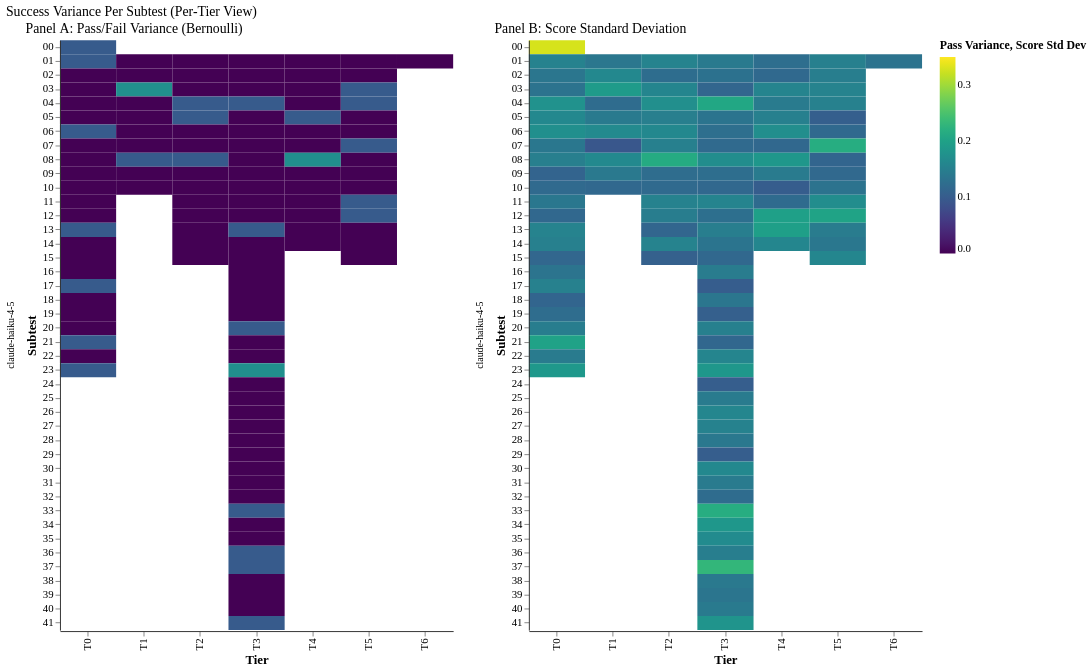

Express this chart as Vega-Lite.
### Vega-Lite specification from a JSON file in a GitHub repository (floating-point values rounded to 4 significant figures)
{"config": {"font": "serif", "axis": {"labelFontSize": 11, "titleFontSize": 13, "gridColor": "#e0e0e0", "domainColor": "#333333"}, "legend": {"labelFontSize": 11, "titleFontSize": 12}, "title": {"fontSize": 14, "anchor": "start", "fontWeight": "normal"}, "view": {"stroke": null, "continuousWidth": 400, "continuousHeight": 300}, "mark": {"tooltip": true}}, "hconcat": [{"facet": {"row": {"field": "agent_model", "title": null, "type": "nominal"}}, "spec": {"mark": {"type": "rect"}, "encoding": {"color": {"field": "pass_variance", "scale": {"domain": [0, 0.25], "scheme": "viridis"}, "title": "Pass Variance", "type": "quantitative"}, "tooltip": [{"field": "tier", "title": "Tier", "type": "ordinal"}, {"field": "subtest", "title": "Subtest", "type": "ordinal"}, {"field": "pass_variance", "format": ".3f", "title": "Pass Variance", "type": "quantitative"}, {"field": "n_runs", "title": "Runs", "type": "quantitative"}], "x": {"field": "tier", "sort": ["T0", "T1", "T2", "T3", "T4", "T5", "T6"], "title": "Tier", "type": "ordinal"}, "y": {"field": "subtest", "sort": "ascending", "title": "Subtest", "type": "ordinal"}}, "height": 600, "title": "Panel A: Pass/Fail Variance (Bernoulli)", "width": 400}, "resolve": {"scale": {"y": "independent"}}}, {"facet": {"row": {"field": "agent_model", "title": null, "type": "nominal"}}, "spec": {"mark": {"type": "rect"}, "encoding": {"color": {"field": "score_std", "scale": {"domain": [0, 0.35], "scheme": "plasma"}, "title": "Score Std Dev", "type": "quantitative"}, "tooltip": [{"field": "tier", "title": "Tier", "type": "ordinal"}, {"field": "subtest", "title": "Subtest", "type": "ordinal"}, {"field": "score_std", "format": ".3f", "title": "Score Std Dev", "type": "quantitative"}, {"field": "n_runs", "title": "Runs", "type": "quantitative"}], "x": {"field": "tier", "sort": ["T0", "T1", "T2", "T3", "T4", "T5", "T6"], "title": "Tier", "type": "ordinal"}, "y": {"field": "subtest", "sort": "ascending", "title": "Subtest", "type": "ordinal"}}, "height": 600, "title": "Panel B: Score Standard Deviation", "width": 400}, "resolve": {"scale": {"y": "independent"}}}], "data": {"name": "data-2ca4dbc567bd3077c1ef25bf58e6dee3"}, "title": "Success Variance Per Subtest (Per-Tier View)", "$schema": "https://vega.github.io/schema/vega-lite/v6.1.0.json", "datasets": {"data-2ca4dbc567bd3077c1ef25bf58e6dee3": [{"agent_model": "claude-haiku-4-5", "tier": "T0", "subtest": "00", "pass_variance": 0.09877, "score_std": 0.3288, "n_runs": 9}, {"agent_model": "claude-haiku-4-5", "tier": "T0", "subtest": "01", "pass_variance": 0.09877, "score_std": 0.1537, "n_runs": 9}, {"agent_model": "claude-haiku-4-5", "tier": "T0", "subtest": "02", "pass_variance": 0.0, "score_std": 0.1371, "n_runs": 9}, {"agent_model": "claude-haiku-4-5", "tier": "T0", "subtest": "03", "pass_variance": 0.0, "score_std": 0.1329, "n_runs": 9}, {"agent_model": "claude-haiku-4-5", "tier": "T0", "subtest": "04", "pass_variance": 0.0, "score_std": 0.1762, "n_runs": 9}, {"agent_model": "claude-haiku-4-5", "tier": "T0", "subtest": "05", "pass_variance": 0.0, "score_std": 0.1627, "n_runs": 9}, {"agent_model": "claude-haiku-4-5", "tier": "T0", "subtest": "06", "pass_variance": 0.09877, "score_std": 0.1728, "n_runs": 9}, {"agent_model": "claude-haiku-4-5", "tier": "T0", "subtest": "07", "pass_variance": 0.0, "score_std": 0.1381, "n_runs": 9}, {"agent_model": "claude-haiku-4-5", "tier": "T0", "subtest": "08", "pass_variance": 0.0, "score_std": 0.1492, "n_runs": 9}, {"agent_model": "claude-haiku-4-5", "tier": "T0", "subtest": "09", "pass_variance": 0.0, "score_std": 0.1111, "n_runs": 9}, {"agent_model": "claude-haiku-4-5", "tier": "T0", "subtest": "10", "pass_variance": 0.0, "score_std": 0.1197, "n_runs": 9}, {"agent_model": "claude-haiku-4-5", "tier": "T0", "subtest": "11", "pass_variance": 0.0, "score_std": 0.1393, "n_runs": 9}, {"agent_model": "claude-haiku-4-5", "tier": "T0", "subtest": "12", "pass_variance": 0.0, "score_std": 0.1173, "n_runs": 9}, {"agent_model": "claude-haiku-4-5", "tier": "T0", "subtest": "13", "pass_variance": 0.09877, "score_std": 0.1556, "n_runs": 9}, {"agent_model": "claude-haiku-4-5", "tier": "T0", "subtest": "14", "pass_variance": 0.0, "score_std": 0.1507, "n_runs": 9}, {"agent_model": "claude-haiku-4-5", "tier": "T0", "subtest": "15", "pass_variance": 0.0, "score_std": 0.115, "n_runs": 9}, {"agent_model": "claude-haiku-4-5", "tier": "T0", "subtest": "16", "pass_variance": 0.0, "score_std": 0.134, "n_runs": 9}, {"agent_model": "claude-haiku-4-5", "tier": "T0", "subtest": "17", "pass_variance": 0.09877, "score_std": 0.1518, "n_runs": 9}, {"agent_model": "claude-haiku-4-5", "tier": "T0", "subtest": "18", "pass_variance": 0.0, "score_std": 0.1124, "n_runs": 9}, {"agent_model": "claude-haiku-4-5", "tier": "T0", "subtest": "19", "pass_variance": 0.0, "score_std": 0.1238, "n_runs": 9}, {"agent_model": "claude-haiku-4-5", "tier": "T0", "subtest": "20", "pass_variance": 0.0, "score_std": 0.1468, "n_runs": 9}, {"agent_model": "claude-haiku-4-5", "tier": "T0", "subtest": "21", "pass_variance": 0.09877, "score_std": 0.2007, "n_runs": 9}, {"agent_model": "claude-haiku-4-5", "tier": "T0", "subtest": "22", "pass_variance": 0.0, "score_std": 0.144, "n_runs": 9}, {"agent_model": "claude-haiku-4-5", "tier": "T0", "subtest": "23", "pass_variance": 0.09877, "score_std": 0.1873, "n_runs": 9}, {"agent_model": "claude-haiku-4-5", "tier": "T1", "subtest": "01", "pass_variance": 0.0, "score_std": 0.1379, "n_runs": 9}, {"agent_model": "claude-haiku-4-5", "tier": "T1", "subtest": "02", "pass_variance": 0.0, "score_std": 0.1626, "n_runs": 9}, {"agent_model": "claude-haiku-4-5", "tier": "T1", "subtest": "03", "pass_variance": 0.1728, "score_std": 0.1915, "n_runs": 9}, {"agent_model": "claude-haiku-4-5", "tier": "T1", "subtest": "04", "pass_variance": 0.0, "score_std": 0.123, "n_runs": 9}, {"agent_model": "claude-haiku-4-5", "tier": "T1", "subtest": "05", "pass_variance": 0.0, "score_std": 0.1428, "n_runs": 9}, {"agent_model": "claude-haiku-4-5", "tier": "T1", "subtest": "06", "pass_variance": 0.0, "score_std": 0.166, "n_runs": 9}, {"agent_model": "claude-haiku-4-5", "tier": "T1", "subtest": "07", "pass_variance": 0.0, "score_std": 0.09443, "n_runs": 9}, {"agent_model": "claude-haiku-4-5", "tier": "T1", "subtest": "08", "pass_variance": 0.09877, "score_std": 0.1642, "n_runs": 9}, {"agent_model": "claude-haiku-4-5", "tier": "T1", "subtest": "09", "pass_variance": 0.0, "score_std": 0.1409, "n_runs": 9}, {"agent_model": "claude-haiku-4-5", "tier": "T1", "subtest": "10", "pass_variance": 0.0, "score_std": 0.1168, "n_runs": 9}, {"agent_model": "claude-haiku-4-5", "tier": "T2", "subtest": "01", "pass_variance": 0.0, "score_std": 0.1556, "n_runs": 9}, {"agent_model": "claude-haiku-4-5", "tier": "T2", "subtest": "02", "pass_variance": 0.0, "score_std": 0.1241, "n_runs": 9}, {"agent_model": "claude-haiku-4-5", "tier": "T2", "subtest": "03", "pass_variance": 0.0, "score_std": 0.159, "n_runs": 9}, {"agent_model": "claude-haiku-4-5", "tier": "T2", "subtest": "04", "pass_variance": 0.09877, "score_std": 0.1719, "n_runs": 9}, {"agent_model": "claude-haiku-4-5", "tier": "T2", "subtest": "05", "pass_variance": 0.09877, "score_std": 0.1489, "n_runs": 9}, {"agent_model": "claude-haiku-4-5", "tier": "T2", "subtest": "06", "pass_variance": 0.0, "score_std": 0.1637, "n_runs": 9}, {"agent_model": "claude-haiku-4-5", "tier": "T2", "subtest": "07", "pass_variance": 0.0, "score_std": 0.1508, "n_runs": 9}, {"agent_model": "claude-haiku-4-5", "tier": "T2", "subtest": "08", "pass_variance": 0.09877, "score_std": 0.2142, "n_runs": 9}, {"agent_model": "claude-haiku-4-5", "tier": "T2", "subtest": "09", "pass_variance": 0.0, "score_std": 0.1237, "n_runs": 9}, {"agent_model": "claude-haiku-4-5", "tier": "T2", "subtest": "10", "pass_variance": 0.0, "score_std": 0.1198, "n_runs": 9}, {"agent_model": "claude-haiku-4-5", "tier": "T2", "subtest": "11", "pass_variance": 0.0, "score_std": 0.1537, "n_runs": 9}, {"agent_model": "claude-haiku-4-5", "tier": "T2", "subtest": "12", "pass_variance": 0.0, "score_std": 0.1467, "n_runs": 9}, {"agent_model": "claude-haiku-4-5", "tier": "T2", "subtest": "13", "pass_variance": 0.0, "score_std": 0.114, "n_runs": 9}, {"agent_model": "claude-haiku-4-5", "tier": "T2", "subtest": "14", "pass_variance": 0.0, "score_std": 0.1547, "n_runs": 9}, {"agent_model": "claude-haiku-4-5", "tier": "T2", "subtest": "15", "pass_variance": 0.0, "score_std": 0.1064, "n_runs": 9}, {"agent_model": "claude-haiku-4-5", "tier": "T3", "subtest": "01", "pass_variance": 0.0, "score_std": 0.1424, "n_runs": 9}, {"agent_model": "claude-haiku-4-5", "tier": "T3", "subtest": "02", "pass_variance": 0.0, "score_std": 0.1304, "n_runs": 9}, {"agent_model": "claude-haiku-4-5", "tier": "T3", "subtest": "03", "pass_variance": 0.0, "score_std": 0.1143, "n_runs": 9}, {"agent_model": "claude-haiku-4-5", "tier": "T3", "subtest": "04", "pass_variance": 0.09877, "score_std": 0.2089, "n_runs": 9}, {"agent_model": "claude-haiku-4-5", "tier": "T3", "subtest": "05", "pass_variance": 0.0, "score_std": 0.1347, "n_runs": 9}, {"agent_model": "claude-haiku-4-5", "tier": "T3", "subtest": "06", "pass_variance": 0.0, "score_std": 0.1267, "n_runs": 9}, {"agent_model": "claude-haiku-4-5", "tier": "T3", "subtest": "07", "pass_variance": 0.0, "score_std": 0.1194, "n_runs": 9}, {"agent_model": "claude-haiku-4-5", "tier": "T3", "subtest": "08", "pass_variance": 0.0, "score_std": 0.1694, "n_runs": 9}, {"agent_model": "claude-haiku-4-5", "tier": "T3", "subtest": "09", "pass_variance": 0.0, "score_std": 0.125, "n_runs": 9}, {"agent_model": "claude-haiku-4-5", "tier": "T3", "subtest": "10", "pass_variance": 0.0, "score_std": 0.1162, "n_runs": 9}, {"agent_model": "claude-haiku-4-5", "tier": "T3", "subtest": "11", "pass_variance": 0.0, "score_std": 0.1573, "n_runs": 9}, {"agent_model": "claude-haiku-4-5", "tier": "T3", "subtest": "12", "pass_variance": 0.0, "score_std": 0.1274, "n_runs": 9}, {"agent_model": "claude-haiku-4-5", "tier": "T3", "subtest": "13", "pass_variance": 0.09877, "score_std": 0.148, "n_runs": 9}, {"agent_model": "claude-haiku-4-5", "tier": "T3", "subtest": "14", "pass_variance": 0.0, "score_std": 0.1344, "n_runs": 9}, {"agent_model": "claude-haiku-4-5", "tier": "T3", "subtest": "15", "pass_variance": 0.0, "score_std": 0.1163, "n_runs": 9}, {"agent_model": "claude-haiku-4-5", "tier": "T3", "subtest": "16", "pass_variance": 0.0, "score_std": 0.1447, "n_runs": 9}, {"agent_model": "claude-haiku-4-5", "tier": "T3", "subtest": "17", "pass_variance": 0.0, "score_std": 0.1011, "n_runs": 9}, {"agent_model": "claude-haiku-4-5", "tier": "T3", "subtest": "18", "pass_variance": 0.0, "score_std": 0.1371, "n_runs": 9}, {"agent_model": "claude-haiku-4-5", "tier": "T3", "subtest": "19", "pass_variance": 0.0, "score_std": 0.1056, "n_runs": 9}, {"agent_model": "claude-haiku-4-5", "tier": "T3", "subtest": "20", "pass_variance": 0.09877, "score_std": 0.1502, "n_runs": 9}, {"agent_model": "claude-haiku-4-5", "tier": "T3", "subtest": "21", "pass_variance": 0.0, "score_std": 0.1156, "n_runs": 9}, {"agent_model": "claude-haiku-4-5", "tier": "T3", "subtest": "22", "pass_variance": 0.0, "score_std": 0.1579, "n_runs": 9}, {"agent_model": "claude-haiku-4-5", "tier": "T3", "subtest": "23", "pass_variance": 0.1728, "score_std": 0.1843, "n_runs": 9}, {"agent_model": "claude-haiku-4-5", "tier": "T3", "subtest": "24", "pass_variance": 0.0, "score_std": 0.1025, "n_runs": 9}, {"agent_model": "claude-haiku-4-5", "tier": "T3", "subtest": "25", "pass_variance": 0.0, "score_std": 0.1437, "n_runs": 9}, {"agent_model": "claude-haiku-4-5", "tier": "T3", "subtest": "26", "pass_variance": 0.0, "score_std": 0.1597, "n_runs": 9}, {"agent_model": "claude-haiku-4-5", "tier": "T3", "subtest": "27", "pass_variance": 0.0, "score_std": 0.1535, "n_runs": 9}, {"agent_model": "claude-haiku-4-5", "tier": "T3", "subtest": "28", "pass_variance": 0.0, "score_std": 0.1405, "n_runs": 9}, {"agent_model": "claude-haiku-4-5", "tier": "T3", "subtest": "29", "pass_variance": 0.0, "score_std": 0.103, "n_runs": 9}, {"agent_model": "claude-haiku-4-5", "tier": "T3", "subtest": "30", "pass_variance": 0.0, "score_std": 0.1629, "n_runs": 9}, {"agent_model": "claude-haiku-4-5", "tier": "T3", "subtest": "31", "pass_variance": 0.0, "score_std": 0.1437, "n_runs": 9}, {"agent_model": "claude-haiku-4-5", "tier": "T3", "subtest": "32", "pass_variance": 0.0, "score_std": 0.1223, "n_runs": 9}, {"agent_model": "claude-haiku-4-5", "tier": "T3", "subtest": "33", "pass_variance": 0.09877, "score_std": 0.2175, "n_runs": 9}, {"agent_model": "claude-haiku-4-5", "tier": "T3", "subtest": "34", "pass_variance": 0.0, "score_std": 0.185, "n_runs": 9}, {"agent_model": "claude-haiku-4-5", "tier": "T3", "subtest": "35", "pass_variance": 0.0, "score_std": 0.167, "n_runs": 9}, {"agent_model": "claude-haiku-4-5", "tier": "T3", "subtest": "36", "pass_variance": 0.09877, "score_std": 0.1479, "n_runs": 9}, {"agent_model": "claude-haiku-4-5", "tier": "T3", "subtest": "37", "pass_variance": 0.09877, "score_std": 0.2313, "n_runs": 9}, {"agent_model": "claude-haiku-4-5", "tier": "T3", "subtest": "38", "pass_variance": 0.0, "score_std": 0.1416, "n_runs": 9}, {"agent_model": "claude-haiku-4-5", "tier": "T3", "subtest": "39", "pass_variance": 0.0, "score_std": 0.136, "n_runs": 9}, {"agent_model": "claude-haiku-4-5", "tier": "T3", "subtest": "40", "pass_variance": 0.0, "score_std": 0.1428, "n_runs": 9}, {"agent_model": "claude-haiku-4-5", "tier": "T3", "subtest": "41", "pass_variance": 0.09877, "score_std": 0.1804, "n_runs": 9}, {"agent_model": "claude-haiku-4-5", "tier": "T4", "subtest": "01", "pass_variance": 0.0, "score_std": 0.1259, "n_runs": 9}, {"agent_model": "claude-haiku-4-5", "tier": "T4", "subtest": "02", "pass_variance": 0.0, "score_std": 0.1183, "n_runs": 9}, {"agent_model": "claude-haiku-4-5", "tier": "T4", "subtest": "03", "pass_variance": 0.0, "score_std": 0.1568, "n_runs": 9}, {"agent_model": "claude-haiku-4-5", "tier": "T4", "subtest": "04", "pass_variance": 0.0, "score_std": 0.1438, "n_runs": 9}, {"agent_model": "claude-haiku-4-5", "tier": "T4", "subtest": "05", "pass_variance": 0.09877, "score_std": 0.1505, "n_runs": 9}, {"agent_model": "claude-haiku-4-5", "tier": "T4", "subtest": "06", "pass_variance": 0.0, "score_std": 0.1712, "n_runs": 9}, {"agent_model": "claude-haiku-4-5", "tier": "T4", "subtest": "07", "pass_variance": 0.0, "score_std": 0.1162, "n_runs": 9}, {"agent_model": "claude-haiku-4-5", "tier": "T4", "subtest": "08", "pass_variance": 0.1728, "score_std": 0.1856, "n_runs": 9}, {"agent_model": "claude-haiku-4-5", "tier": "T4", "subtest": "09", "pass_variance": 0.0, "score_std": 0.1435, "n_runs": 9}, {"agent_model": "claude-haiku-4-5", "tier": "T4", "subtest": "10", "pass_variance": 0.0, "score_std": 0.1015, "n_runs": 9}, {"agent_model": "claude-haiku-4-5", "tier": "T4", "subtest": "11", "pass_variance": 0.0, "score_std": 0.1213, "n_runs": 9}, {"agent_model": "claude-haiku-4-5", "tier": "T4", "subtest": "12", "pass_variance": 0.0, "score_std": 0.1977, "n_runs": 9}, {"agent_model": "claude-haiku-4-5", "tier": "T4", "subtest": "13", "pass_variance": 0.0, "score_std": 0.1971, "n_runs": 9}, {"agent_model": "claude-haiku-4-5", "tier": "T4", "subtest": "14", "pass_variance": 0.0, "score_std": 0.1598, "n_runs": 9}, {"agent_model": "claude-haiku-4-5", "tier": "T5", "subtest": "01", "pass_variance": 0.0, "score_std": 0.1498, "n_runs": 9}, {"agent_model": "claude-haiku-4-5", "tier": "T5", "subtest": "02", "pass_variance": 0.0, "score_std": 0.1478, "n_runs": 9}, {"agent_model": "claude-haiku-4-5", "tier": "T5", "subtest": "03", "pass_variance": 0.09877, "score_std": 0.1557, "n_runs": 9}, {"agent_model": "claude-haiku-4-5", "tier": "T5", "subtest": "04", "pass_variance": 0.09877, "score_std": 0.1518, "n_runs": 9}, {"agent_model": "claude-haiku-4-5", "tier": "T5", "subtest": "05", "pass_variance": 0.0, "score_std": 0.1041, "n_runs": 9}, {"agent_model": "claude-haiku-4-5", "tier": "T5", "subtest": "06", "pass_variance": 0.0, "score_std": 0.1184, "n_runs": 9}, {"agent_model": "claude-haiku-4-5", "tier": "T5", "subtest": "07", "pass_variance": 0.09877, "score_std": 0.2168, "n_runs": 9}, {"agent_model": "claude-haiku-4-5", "tier": "T5", "subtest": "08", "pass_variance": 0.0, "score_std": 0.1129, "n_runs": 9}, {"agent_model": "claude-haiku-4-5", "tier": "T5", "subtest": "09", "pass_variance": 0.0, "score_std": 0.1175, "n_runs": 9}, {"agent_model": "claude-haiku-4-5", "tier": "T5", "subtest": "10", "pass_variance": 0.0, "score_std": 0.133, "n_runs": 9}, {"agent_model": "claude-haiku-4-5", "tier": "T5", "subtest": "11", "pass_variance": 0.09877, "score_std": 0.1694, "n_runs": 9}, {"agent_model": "claude-haiku-4-5", "tier": "T5", "subtest": "12", "pass_variance": 0.09877, "score_std": 0.2034, "n_runs": 9}, {"agent_model": "claude-haiku-4-5", "tier": "T5", "subtest": "13", "pass_variance": 0.0, "score_std": 0.1454, "n_runs": 9}, {"agent_model": "claude-haiku-4-5", "tier": "T5", "subtest": "14", "pass_variance": 0.0, "score_std": 0.1386, "n_runs": 9}, {"agent_model": "claude-haiku-4-5", "tier": "T5", "subtest": "15", "pass_variance": 0.0, "score_std": 0.1595, "n_runs": 9}, {"agent_model": "claude-haiku-4-5", "tier": "T6", "subtest": "01", "pass_variance": 0.0, "score_std": 0.132, "n_runs": 9}]}}
